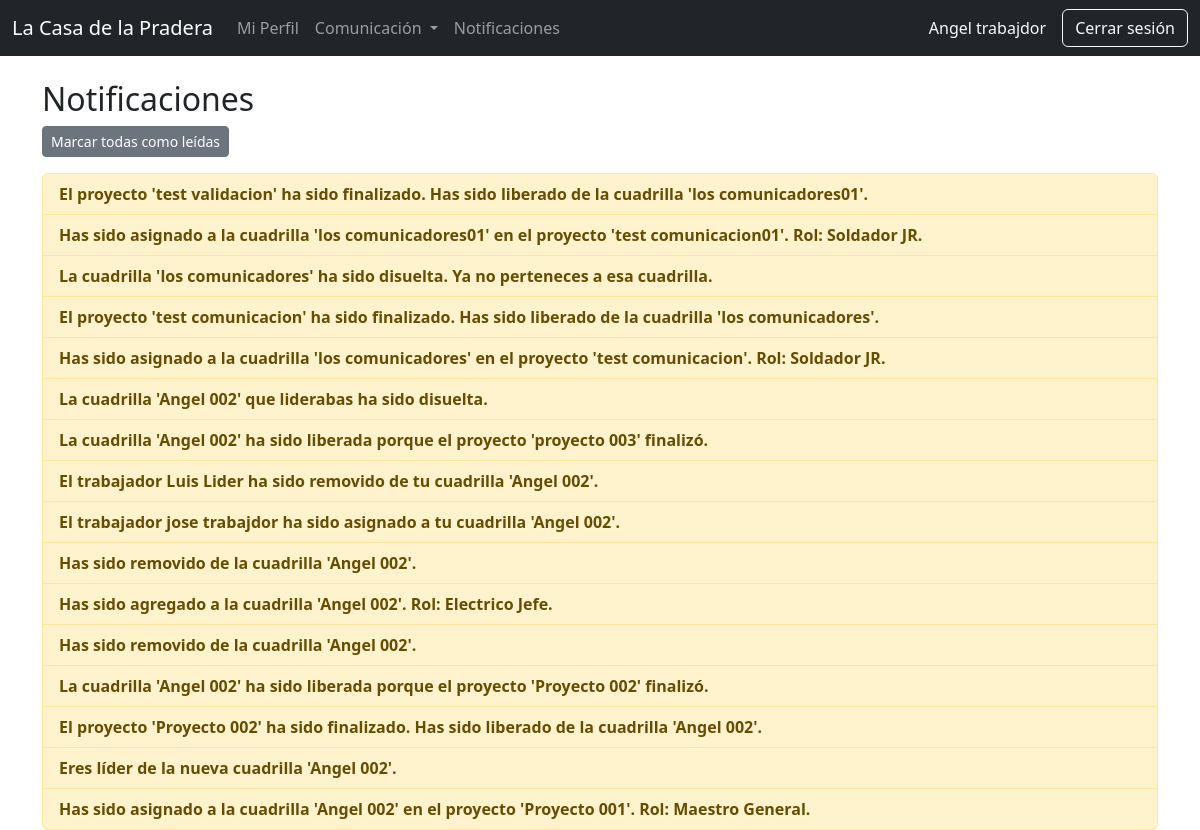
Before: /personal/notificaciones/ (signed in) with the older database file.
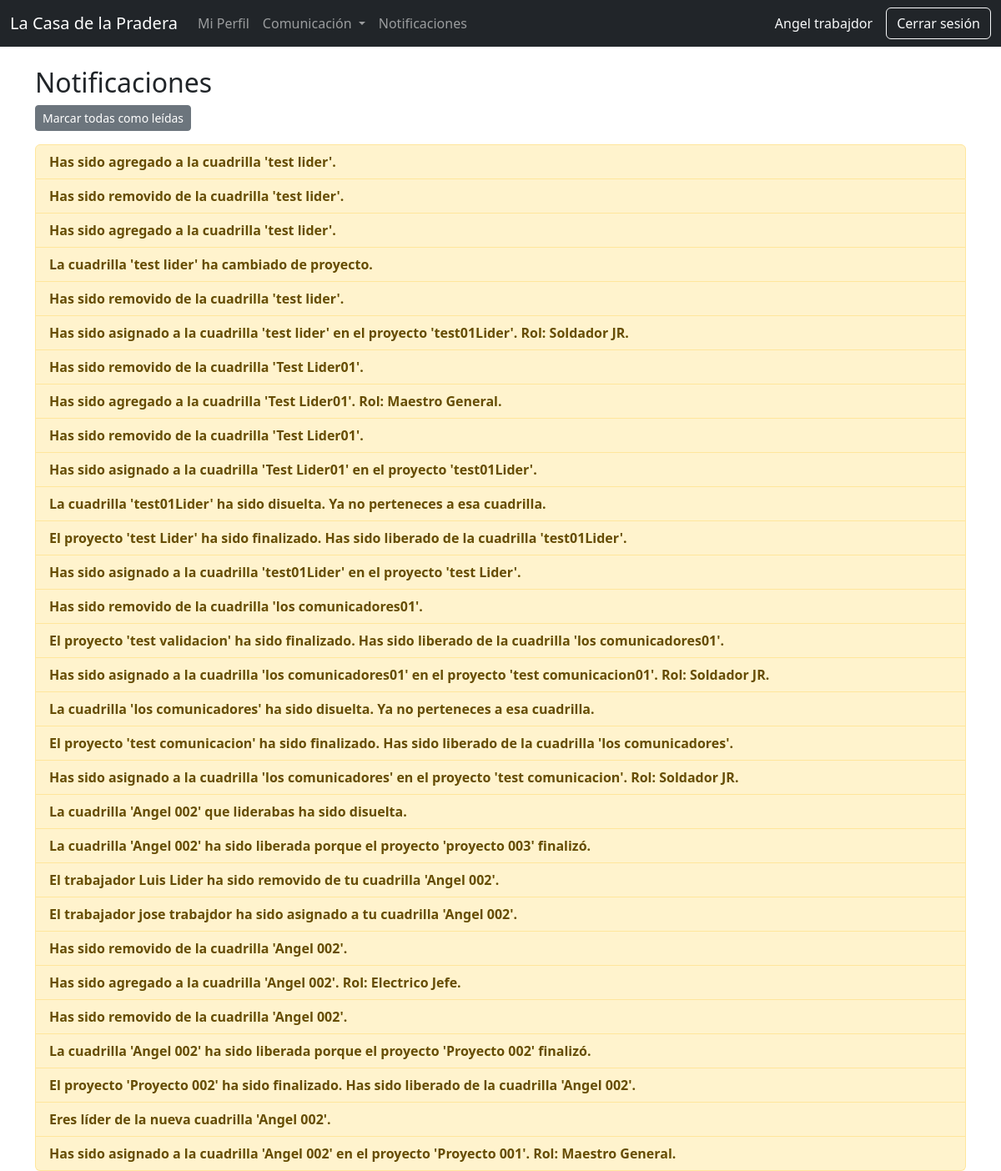
After: the same page with the newer database file.
### personal/models.py (models this page shows, shortened)
class Notificacion(models.Model):
    user = models.ForeignKey(
        User,
        on_delete=models.CASCADE,
        related_name="notificaciones"
    )
    mensaje = models.TextField()
    fecha = models.DateTimeField(auto_now_add=True)
    leida = models.BooleanField(default=False)
    class Meta:
        ordering = ["-fecha"]

### personal/views.py (the view)
@login_required
def mis_notificaciones(request):
    notifs = request.user.notificaciones.all()
    return render(request, "mis_notificaciones.html", {
        "notifs": notifs,
    })

### core/context_processors.py (called while the page is built)
def notificaciones_no_leidas(request):
    if request.user.is_authenticated:
        return {
            "notifs_no_leidas": request.user.notificaciones.filter(leida=False).count()
        }
    return {"notifs_no_leidas": 0}

### personal/templatetags/custom_tags.py (called while the page is built)
@register.filter
def has_group(user, group_name):
    return user.groups.filter(name=group_name).exists()

### personal/templates/mis_notificaciones.html (shortened to what this page needs)
{% extends 'base.html' %}
{% block content %}
<h2>Notificaciones</h2>
{% if notifs %}
    <div class="mb-3">
        <a href="{% url 'personal:notifs_leidas' %}" class="btn btn-sm btn-secondary">
            Marcar todas como leídas
        </a>
    </div>
    <ul class="list-group">
        {% for n in notifs %}
            <li class="list-group-item {% if not n.leida %}fw-bold list-group-item-warning{% endif %}">
                {{ n.mensaje }}<br>
            </li>
        {% endfor %}
    </ul>
{% else %}
    <p>No tienes notificaciones.</p>
{% endif %}
{% endblock %}

Changed rows visible on the page:
added Notificacion: mensaje "Has sido agregado a la cuadrilla 'test lider'."
added Notificacion: mensaje "Has sido removido de la cuadrilla 'test lider'."
added Notificacion: mensaje "Has sido agregado a la cuadrilla 'test lider'."
added Notificacion: mensaje "La cuadrilla 'test lider' ha cambiado de proyecto."
added Notificacion: mensaje "Has sido removido de la cuadrilla 'test lider'."
added Notificacion: mensaje "Has sido asignado a la cuadrilla 'test lider' en el proyecto 'test01Lider'. Rol: Soldador JR."
added Notificacion: mensaje "Has sido removido de la cuadrilla 'Test Lider01'."
added Notificacion: mensaje "Has sido agregado a la cuadrilla 'Test Lider01'. Rol: Maestro General."
added Notificacion: mensaje "Has sido removido de la cuadrilla 'Test Lider01'."
added Notificacion: mensaje "Has sido asignado a la cuadrilla 'Test Lider01' en el proyecto 'test01Lider'."
added Notificacion: mensaje "La cuadrilla 'test01Lider' ha sido disuelta. Ya no perteneces a esa cuadrilla."
added Notificacion: mensaje "El proyecto 'test Lider' ha sido finalizado. Has sido liberado de la cuadrilla 'test01Lider'."
added Notificacion: mensaje "Has sido asignado a la cuadrilla 'test01Lider' en el proyecto 'test Lider'."
added Notificacion: mensaje "Has sido removido de la cuadrilla 'los comunicadores01'."
